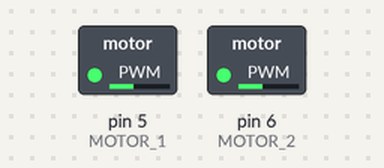
Bench run of a sketch on a simulated Arduino Uno, built with avr-gcc and run on an emulated ATmega328P. Shown: switched loads named in the sketch (green lamp = pin HIGH).

Above: at 0.1 s.
Timing chart, 0 to 1.6 s (numbered marks = the images above):
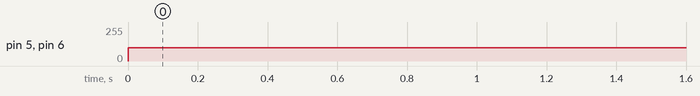

Measured:
- by itself, pin 5 (MOTOR_1), pin 6 (MOTOR_2): 0/255 → 100/255 at 0.00 s

The sketch:

carMoving.ino
```cpp
const byte MOTOR_1 = 5; // This is a PWM pin
const byte MOTOR_2 = 6;
int PWM_speed = 100;

void setup()
{
  pinMode(MOTOR_1, OUTPUT);
  pinMode(MOTOR_2, OUTPUT);
}

void loop()
{
  analogWrite(MOTOR_1, PWM_speed);
  analogWrite(MOTOR_2, PWM_speed);
}
```
